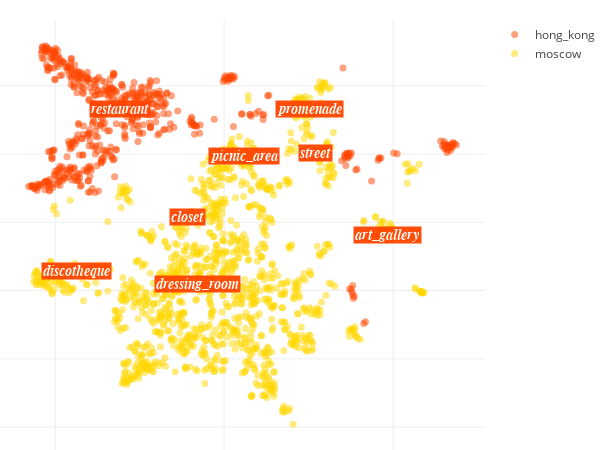

Write notebook code for a chart like this one.
### Code cell
locations_scatter(city_data, opposite_city_data)

### Figure 1 — Plotly figure (JSON) as saved in the notebook; plotly's stock layout.template omitted (floating-point values rounded to 4 significant figures; data arrays with more than 128 entries replaced by an {"elided": "..."} marker saying what was removed)
{"data": [{"hoverinfo": "text", "marker": {"color": "orangered", "opacity": 0.5, "size": 7}, "mode": "markers", "name": "hong_kong", "text": {"elided": "544 str values"}, "type": "scatter", "uid": "77ba124c-44d6-11e9-bb66-3c15c2cf2370", "x": {"elided": "544 float values"}, "y": {"elided": "544 float values"}}, {"hoverinfo": "text", "marker": {"color": "gold", "opacity": 0.5, "size": 7}, "mode": "markers", "name": "moscow", "text": {"elided": "1295 str values"}, "type": "scatter", "uid": "77ba214c-44d6-11e9-81f7-3c15c2cf2370", "x": {"elided": "1295 float values"}, "y": {"elided": "1295 float values"}}], "layout": {"annotations": [{"bgcolor": "orangered", "font": {"color": "white", "family": "arial", "size": 14}, "opacity": 0.95, "showarrow": false, "text": "<i><b>restaurant", "x": -30.83, "xanchor": "center", "y": 33.15}, {"bgcolor": "orangered", "font": {"color": "white", "family": "arial", "size": 14}, "opacity": 0.95, "showarrow": false, "text": "<i><b>street", "x": 27.03, "xanchor": "center", "y": 20.32}, {"bgcolor": "orangered", "font": {"color": "white", "family": "arial", "size": 14}, "opacity": 0.95, "showarrow": false, "text": "<i><b>discotheque", "x": -43.78, "xanchor": "center", "y": -14.19}, {"bgcolor": "orangered", "font": {"color": "white", "family": "arial", "size": 14}, "opacity": 0.95, "showarrow": false, "text": "<i><b>promenade", "x": 25.2, "xanchor": "center", "y": 33.15}, {"bgcolor": "orangered", "font": {"color": "white", "family": "arial", "size": 14}, "opacity": 0.95, "showarrow": false, "text": "<i><b>art_gallery", "x": 48.23, "xanchor": "center", "y": -3.61}, {"bgcolor": "orangered", "font": {"color": "white", "family": "arial", "size": 14}, "opacity": 0.95, "showarrow": false, "text": "<i><b>dressing_room", "x": -7.754, "xanchor": "center", "y": -17.99}, {"bgcolor": "orangered", "font": {"color": "white", "family": "arial", "size": 14}, "opacity": 0.95, "showarrow": false, "text": "<i><b>picnic_area", "x": 5.881, "xanchor": "center", "y": 19.34}, {"bgcolor": "orangered", "font": {"color": "white", "family": "arial", "size": 14}, "opacity": 0.95, "showarrow": false, "text": "<i><b>closet", "x": -10.91, "xanchor": "center", "y": 1.672}], "height": 450, "hovermode": "closest", "margin": {"b": 0, "l": 0, "r": 30, "t": 20}, "width": 600, "xaxis": {"showticklabels": false, "zeroline": false}, "yaxis": {"showticklabels": false, "zeroline": false}}}
